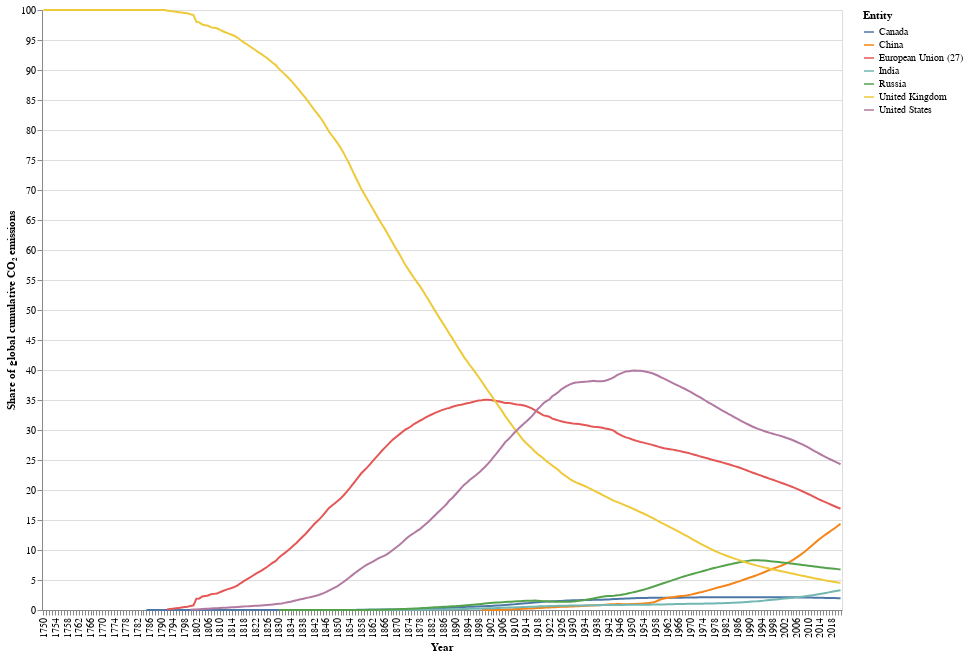

The notebook cell this image was saved under:
### Code cell
source = df_I

base = alt.Chart(source).mark_line().encode(
    x = alt.X('Year:O', axis=alt.Axis(labelOverlap = True,labelSeparation = 1)),
    y = alt.Y("Share of global cumulative CO₂ emissions", 
              axis = alt.Axis(title='Share of global cumulative CO₂ emissions'), scale=alt.Scale(domain=[0, 100])),
    color="Entity:N"
).properties(width=800, height=600)

base

### Figure 1 — Vega-Lite specification as saved in the notebook (floating-point values rounded to 4 significant figures; data arrays with more than 128 entries replaced by an {"elided": "..."} marker saying what was removed)
{"config": {"view": {"continuousWidth": 300, "continuousHeight": 300}}, "data": {"name": "data-2bebc59865eb239ff256fe88c2b10448"}, "mark": {"type": "line"}, "encoding": {"color": {"field": "Entity", "type": "nominal"}, "x": {"axis": {"labelOverlap": true, "labelSeparation": 1}, "field": "Year", "type": "ordinal"}, "y": {"axis": {"title": "Share of global cumulative CO₂ emissions"}, "field": "Share of global cumulative CO₂ emissions", "scale": {"domain": [0, 100]}, "type": "quantitative"}}, "height": 600, "width": 800, "$schema": "https://vega.github.io/schema/vega-lite/v5.8.0.json", "datasets": {"data-2bebc59865eb239ff256fe88c2b10448": {"elided": "1405 records"}}}
